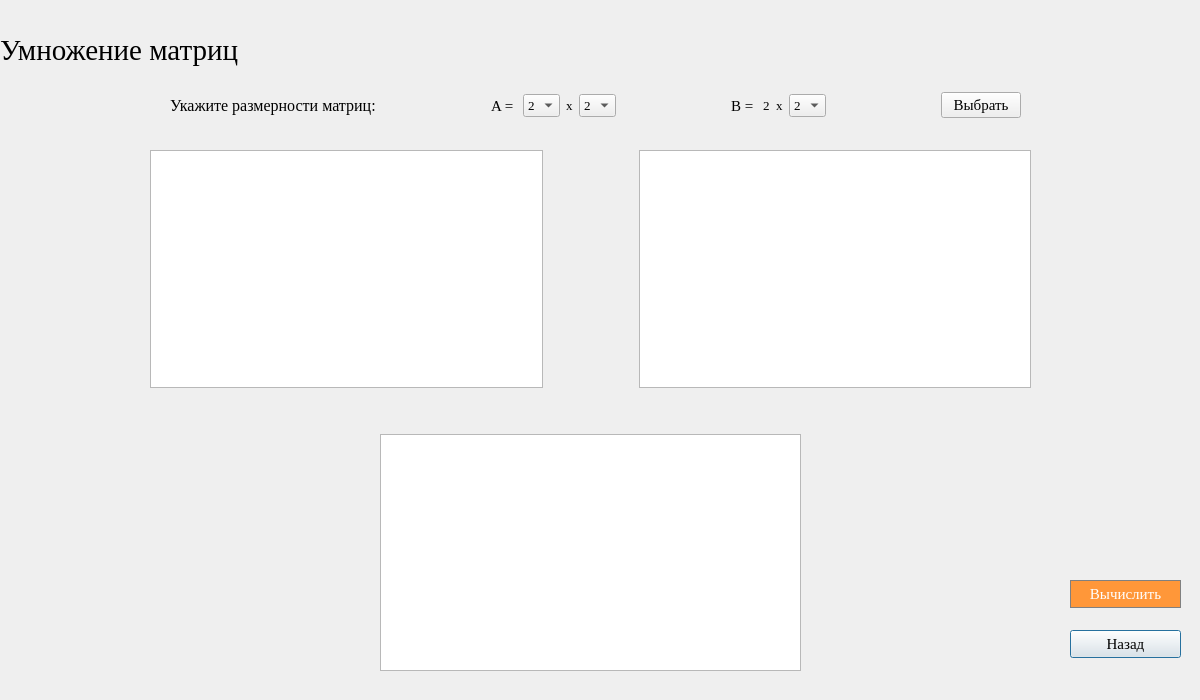
<?xml version="1.0" encoding="UTF-8"?>
<ui version="4.0">
 <class>matrix_multiplication</class>
 <widget class="QDialog" name="matrix_multiplication">
  <property name="geometry">
   <rect>
    <x>0</x>
    <y>0</y>
    <width>1200</width>
    <height>700</height>
   </rect>
  </property>
  <property name="windowTitle">
   <string>Dialog</string>
  </property>
  <widget class="QPushButton" name="pushButton_2">
   <property name="geometry">
    <rect>
     <x>1070</x>
     <y>630</y>
     <width>111</width>
     <height>28</height>
    </rect>
   </property>
   <property name="palette">
    <palette>
     <active>
      <colorrole role="WindowText">
       <brush brushstyle="SolidPattern">
        <color alpha="255">
         <red>0</red>
         <green>0</green>
         <blue>0</blue>
        </color>
       </brush>
      </colorrole>
      <colorrole role="Dark">
       <brush brushstyle="SolidPattern">
        <color alpha="255">
         <red>0</red>
         <green>0</green>
         <blue>0</blue>
        </color>
       </brush>
      </colorrole>
      <colorrole role="Text">
       <brush brushstyle="SolidPattern">
        <color alpha="255">
         <red>0</red>
         <green>0</green>
         <blue>0</blue>
        </color>
       </brush>
      </colorrole>
      <colorrole role="ButtonText">
       <brush brushstyle="SolidPattern">
        <color alpha="255">
         <red>0</red>
         <green>0</green>
         <blue>0</blue>
        </color>
       </brush>
      </colorrole>
      <colorrole role="Shadow">
       <brush brushstyle="SolidPattern">
        <color alpha="255">
         <red>0</red>
         <green>255</green>
         <blue>255</blue>
        </color>
       </brush>
      </colorrole>
     </active>
     <inactive>
      <colorrole role="WindowText">
       <brush brushstyle="SolidPattern">
        <color alpha="255">
         <red>0</red>
         <green>0</green>
         <blue>0</blue>
        </color>
       </brush>
      </colorrole>
      <colorrole role="Dark">
       <brush brushstyle="SolidPattern">
        <color alpha="255">
         <red>0</red>
         <green>0</green>
         <blue>0</blue>
        </color>
       </brush>
      </colorrole>
      <colorrole role="Text">
       <brush brushstyle="SolidPattern">
        <color alpha="255">
         <red>0</red>
         <green>0</green>
         <blue>0</blue>
        </color>
       </brush>
      </colorrole>
      <colorrole role="ButtonText">
       <brush brushstyle="SolidPattern">
        <color alpha="255">
         <red>0</red>
         <green>0</green>
         <blue>0</blue>
        </color>
       </brush>
      </colorrole>
      <colorrole role="Shadow">
       <brush brushstyle="SolidPattern">
        <color alpha="255">
         <red>0</red>
         <green>255</green>
         <blue>255</blue>
        </color>
       </brush>
      </colorrole>
     </inactive>
     <disabled>
      <colorrole role="WindowText">
       <brush brushstyle="SolidPattern">
        <color alpha="255">
         <red>0</red>
         <green>0</green>
         <blue>0</blue>
        </color>
       </brush>
      </colorrole>
      <colorrole role="Dark">
       <brush brushstyle="SolidPattern">
        <color alpha="255">
         <red>0</red>
         <green>0</green>
         <blue>0</blue>
        </color>
       </brush>
      </colorrole>
      <colorrole role="Text">
       <brush brushstyle="SolidPattern">
        <color alpha="255">
         <red>0</red>
         <green>0</green>
         <blue>0</blue>
        </color>
       </brush>
      </colorrole>
      <colorrole role="ButtonText">
       <brush brushstyle="SolidPattern">
        <color alpha="255">
         <red>0</red>
         <green>0</green>
         <blue>0</blue>
        </color>
       </brush>
      </colorrole>
      <colorrole role="Shadow">
       <brush brushstyle="SolidPattern">
        <color alpha="255">
         <red>0</red>
         <green>255</green>
         <blue>255</blue>
        </color>
       </brush>
      </colorrole>
     </disabled>
    </palette>
   </property>
   <property name="font">
    <font>
     <family>Times New Roman</family>
     <pointsize>11</pointsize>
    </font>
   </property>
   <property name="text">
    <string>Назад</string>
   </property>
  </widget>
  <widget class="QLabel" name="label">
   <property name="geometry">
    <rect>
     <x>0</x>
     <y>10</y>
     <width>1200</width>
     <height>80</height>
    </rect>
   </property>
   <property name="font">
    <font>
     <family>Times New Roman</family>
     <pointsize>22</pointsize>
    </font>
   </property>
   <property name="styleSheet">
    <string notr="true">QLabel {
	qproperty-alignment: 'AlignVCenter | AlignCenter';
}</string>
   </property>
   <property name="text">
    <string>Умножение матриц</string>
   </property>
  </widget>
  <widget class="QWidget" name="layoutWidget">
   <property name="geometry">
    <rect>
     <x>170</x>
     <y>80</y>
     <width>851</width>
     <height>51</height>
    </rect>
   </property>
   <layout class="QHBoxLayout" name="horizontalLayout_3">
    <item>
     <widget class="QLabel" name="label_2">
      <property name="font">
       <font>
        <family>Times New Roman</family>
        <pointsize>12</pointsize>
        <weight>50</weight>
        <bold>false</bold>
       </font>
      </property>
      <property name="text">
       <string>Укажите размерности матриц:</string>
      </property>
     </widget>
    </item>
    <item>
     <spacer name="horizontalSpacer_3">
      <property name="orientation">
       <enum>Qt::Horizontal</enum>
      </property>
      <property name="sizeHint" stdset="0">
       <size>
        <width>40</width>
        <height>20</height>
       </size>
      </property>
     </spacer>
    </item>
    <item>
     <layout class="QHBoxLayout" name="horizontalLayout">
      <item>
       <widget class="QLabel" name="label_5">
        <property name="font">
         <font>
          <family>Times New Roman</family>
          <pointsize>11</pointsize>
         </font>
        </property>
        <property name="styleSheet">
         <string notr="true">QLabel {
	qproperty-alignment: 'AlignVCenter | AlignCenter';
}</string>
        </property>
        <property name="text">
         <string>A = </string>
        </property>
       </widget>
      </item>
      <item>
       <widget class="QComboBox" name="comboBox_A_a">
        <property name="font">
         <font>
          <family>Times New Roman</family>
          <pointsize>10</pointsize>
         </font>
        </property>
        <item>
         <property name="text">
          <string>2</string>
         </property>
        </item>
        <item>
         <property name="text">
          <string>3</string>
         </property>
        </item>
        <item>
         <property name="text">
          <string>4</string>
         </property>
        </item>
        <item>
         <property name="text">
          <string>5</string>
         </property>
        </item>
       </widget>
      </item>
      <item>
       <widget class="QLabel" name="label_3">
        <property name="font">
         <font>
          <family>Times New Roman</family>
          <pointsize>10</pointsize>
         </font>
        </property>
        <property name="styleSheet">
         <string notr="true">QLabel {
	qproperty-alignment: 'AlignVCenter | AlignCenter';
}</string>
        </property>
        <property name="text">
         <string>х</string>
        </property>
       </widget>
      </item>
      <item>
       <widget class="QComboBox" name="comboBox_A_b">
        <property name="font">
         <font>
          <family>Times New Roman</family>
          <pointsize>10</pointsize>
         </font>
        </property>
        <item>
         <property name="text">
          <string>2</string>
         </property>
        </item>
        <item>
         <property name="text">
          <string>3</string>
         </property>
        </item>
        <item>
         <property name="text">
          <string>4</string>
         </property>
        </item>
        <item>
         <property name="text">
          <string>5</string>
         </property>
        </item>
       </widget>
      </item>
     </layout>
    </item>
    <item>
     <spacer name="horizontalSpacer_2">
      <property name="orientation">
       <enum>Qt::Horizontal</enum>
      </property>
      <property name="sizeHint" stdset="0">
       <size>
        <width>40</width>
        <height>20</height>
       </size>
      </property>
     </spacer>
    </item>
    <item>
     <layout class="QHBoxLayout" name="horizontalLayout_2">
      <item>
       <widget class="QLabel" name="label_6">
        <property name="font">
         <font>
          <family>Times New Roman</family>
          <pointsize>11</pointsize>
         </font>
        </property>
        <property name="styleSheet">
         <string notr="true">QLabel {
	qproperty-alignment: 'AlignVCenter | AlignCenter';
}</string>
        </property>
        <property name="text">
         <string>B = </string>
        </property>
       </widget>
      </item>
      <item>
       <widget class="QLabel" name="label_4">
        <property name="font">
         <font>
          <family>Times New Roman</family>
          <pointsize>10</pointsize>
         </font>
        </property>
        <property name="text">
         <string>2</string>
        </property>
       </widget>
      </item>
      <item>
       <widget class="QLabel" name="label_7">
        <property name="font">
         <font>
          <family>Times New Roman</family>
          <pointsize>10</pointsize>
         </font>
        </property>
        <property name="styleSheet">
         <string notr="true">QLabel {
	qproperty-alignment: 'AlignVCenter | AlignCenter';
}</string>
        </property>
        <property name="text">
         <string>х</string>
        </property>
       </widget>
      </item>
      <item>
       <widget class="QComboBox" name="comboBox_B_b">
        <property name="font">
         <font>
          <family>Times New Roman</family>
          <pointsize>10</pointsize>
         </font>
        </property>
        <item>
         <property name="text">
          <string>2</string>
         </property>
        </item>
        <item>
         <property name="text">
          <string>3</string>
         </property>
        </item>
        <item>
         <property name="text">
          <string>4</string>
         </property>
        </item>
        <item>
         <property name="text">
          <string>5</string>
         </property>
        </item>
       </widget>
      </item>
     </layout>
    </item>
    <item>
     <spacer name="horizontalSpacer">
      <property name="orientation">
       <enum>Qt::Horizontal</enum>
      </property>
      <property name="sizeHint" stdset="0">
       <size>
        <width>40</width>
        <height>20</height>
       </size>
      </property>
     </spacer>
    </item>
    <item>
     <widget class="QPushButton" name="pushButton">
      <property name="font">
       <font>
        <family>Times New Roman</family>
        <pointsize>11</pointsize>
       </font>
      </property>
      <property name="text">
       <string>Выбрать</string>
      </property>
     </widget>
    </item>
   </layout>
  </widget>
  <widget class="QPushButton" name="pushButton_3">
   <property name="geometry">
    <rect>
     <x>1070</x>
     <y>580</y>
     <width>111</width>
     <height>28</height>
    </rect>
   </property>
   <property name="font">
    <font>
     <family>Times New Roman</family>
     <pointsize>11</pointsize>
    </font>
   </property>
   <property name="styleSheet">
    <string notr="true">QPushButton {
  background-color: rgb(255, 151, 57);
  color: white; 
  border: 1px solid gray;
}

QPushButton:pressed {
    background-color: qlineargradient(x1: 0, y1: 0, x2: 0, y2: 1,
                                      stop: 0 #FF7832, stop: 1 #FF9739);
}</string>
   </property>
   <property name="text">
    <string>Вычислить</string>
   </property>
  </widget>
  <widget class="QWidget" name="layoutWidget">
   <property name="geometry">
    <rect>
     <x>150</x>
     <y>150</y>
     <width>881</width>
     <height>521</height>
    </rect>
   </property>
   <layout class="QVBoxLayout" name="verticalLayout">
    <item>
     <layout class="QHBoxLayout" name="horizontalLayout_4">
      <item>
       <widget class="QTableWidget" name="tableWidget_A"/>
      </item>
      <item>
       <spacer name="horizontalSpacer_4">
        <property name="orientation">
         <enum>Qt::Horizontal</enum>
        </property>
        <property name="sizeType">
         <enum>QSizePolicy::Fixed</enum>
        </property>
        <property name="sizeHint" stdset="0">
         <size>
          <width>90</width>
          <height>20</height>
         </size>
        </property>
       </spacer>
      </item>
      <item>
       <widget class="QTableWidget" name="tableWidget_B"/>
      </item>
     </layout>
    </item>
    <item>
     <spacer name="verticalSpacer">
      <property name="orientation">
       <enum>Qt::Vertical</enum>
      </property>
      <property name="sizeType">
       <enum>QSizePolicy::Fixed</enum>
      </property>
      <property name="sizeHint" stdset="0">
       <size>
        <width>20</width>
        <height>40</height>
       </size>
      </property>
     </spacer>
    </item>
    <item>
     <layout class="QHBoxLayout" name="horizontalLayout_5">
      <item>
       <spacer name="horizontalSpacer_5">
        <property name="orientation">
         <enum>Qt::Horizontal</enum>
        </property>
        <property name="sizeType">
         <enum>QSizePolicy::Fixed</enum>
        </property>
        <property name="sizeHint" stdset="0">
         <size>
          <width>230</width>
          <height>20</height>
         </size>
        </property>
       </spacer>
      </item>
      <item>
       <widget class="QTableWidget" name="tableWidget_C"/>
      </item>
      <item>
       <spacer name="horizontalSpacer_6">
        <property name="orientation">
         <enum>Qt::Horizontal</enum>
        </property>
        <property name="sizeType">
         <enum>QSizePolicy::Fixed</enum>
        </property>
        <property name="sizeHint" stdset="0">
         <size>
          <width>230</width>
          <height>20</height>
         </size>
        </property>
       </spacer>
      </item>
     </layout>
    </item>
   </layout>
  </widget>
 </widget>
 <resources/>
 <connections>
  <connection>
   <sender>pushButton_2</sender>
   <signal>clicked()</signal>
   <receiver>matrix_multiplication</receiver>
   <slot>close()</slot>
   <hints>
    <hint type="sourcelabel">
     <x>821</x>
     <y>466</y>
    </hint>
    <hint type="destinationlabel">
     <x>807</x>
     <y>412</y>
    </hint>
   </hints>
  </connection>
  <connection>
   <sender>comboBox_A_b</sender>
   <signal>currentTextChanged(QString)</signal>
   <receiver>label_4</receiver>
   <slot>setText(QString)</slot>
   <hints>
    <hint type="sourcelabel">
     <x>286</x>
     <y>247</y>
    </hint>
    <hint type="destinationlabel">
     <x>229</x>
     <y>289</y>
    </hint>
   </hints>
  </connection>
 </connections>
</ui>
